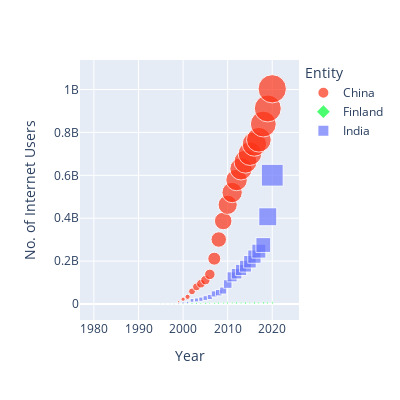

The notebook cell saved with this chart:
### Code cell
color = px.colors.qualitative.Light24
px.scatter(data_frame=df_country, x='Year', y='No. of Internet Users',
           width=400, height=400, color='Entity', color_discrete_sequence=color, symbol='Entity',
           size='No. of Internet Users'
           )
